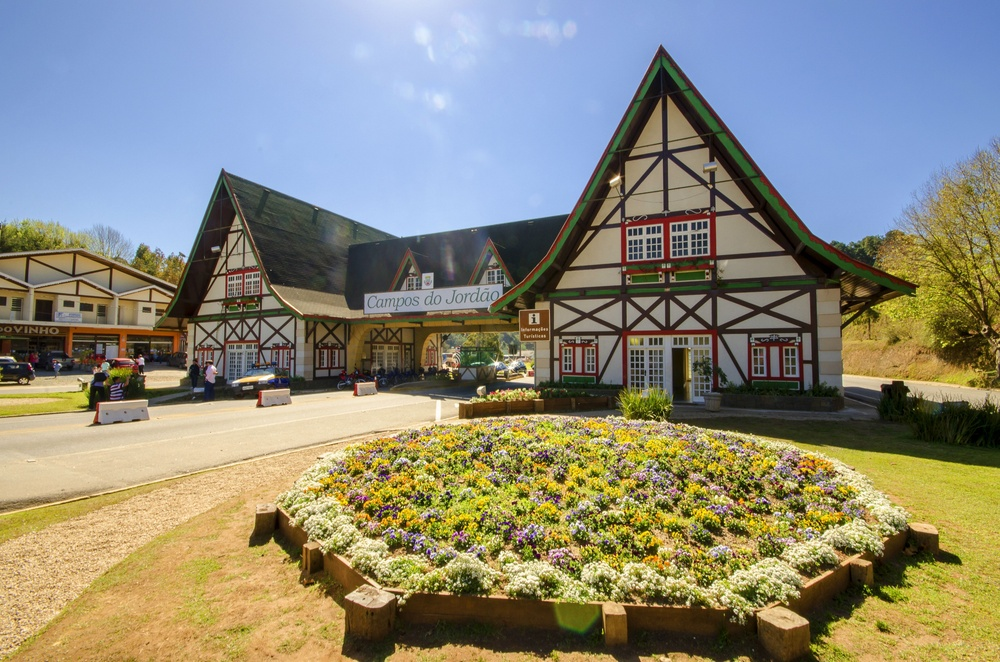
#> input picture exercicio4/input.jpg, 1000 x 662 px, shrunk from 4928 x 3264 before the run
$ python fft.py   (Python 2 division)   (older library calls are emulated)
#> lines starting #> are read from the running program, lines starting #| are printed output that depends on the picture
#!/usr/bin/python

from PIL import Image
from numpy.fft import rfft2, irfft2
import numpy as np

def save_dims(ft, low, high, name):
	ft2 = np.zeros_like(ft)
	# copy the frequencies from low to high but all others stay zero.
	ft2[low:high, low:high] = ft[low:high, low:high]
	save(ft2, name)

def save(ft, name):
	rft = irfft2(ft)
	img = Image.fromarray(rft)
	img = img.convert('L')
	img.save(name)

def main():
	# Convert input into grayscale and save.
	img = Image.open("input.jpg")
#> img is the input picture: PIL image 1000x662 RGB; mean R, G, B 139, 137.2, 121.5
	img = img.convert('L')
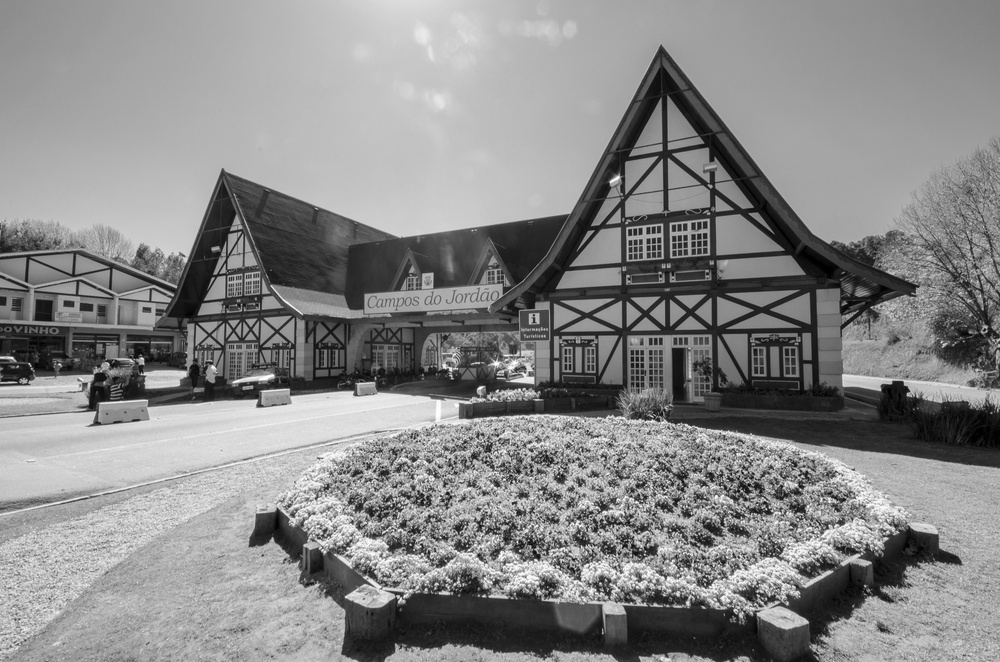
#> img: PIL image 1000x662 L; min 0, max 254, mean 136
	img.save('input_gray.png')
	# Do Fourier Transform on image.
	ft = rfft2(img)
	# Take only zeroth frequency and do Inverse FT and save.
	save_dims(ft, 0, 1, 'output_0.png')
#> in save, `img = Image.fromarray(rft)`: img: PIL image 1000x662 F; every value is 136
#> in save, `img = img.convert('L')`: img: PIL image 1000x662 L; every value is 135
	# Take first two frequencies in both directions.
	save_dims(ft, 0, 2, 'output_1.png')
#> call 2 of save, with ft = array of shape (662, 501), name = 'output_1.png'
#> in save (call 2), `img = Image.fromarray(rft)`:
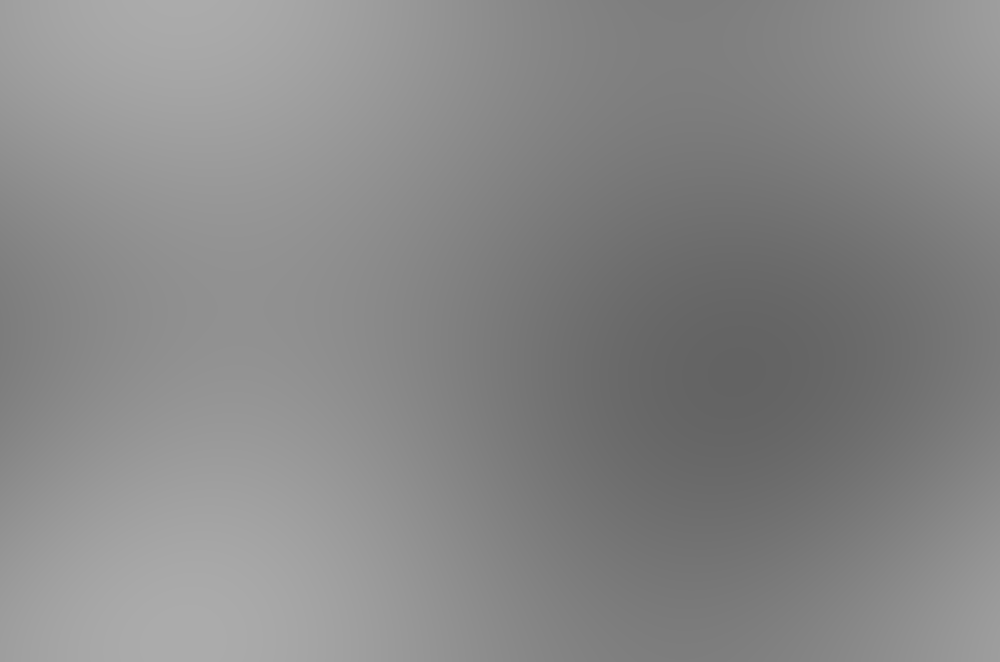
#> img: PIL image 1000x662 F; min 99.6, max 171.9, mean 136
	save_dims(ft, 0, 3, 'output_2.png')
#> call 3 of save, with ft = array of shape (662, 501), name = 'output_2.png'
#> in save (call 3), `img = Image.fromarray(rft)`:
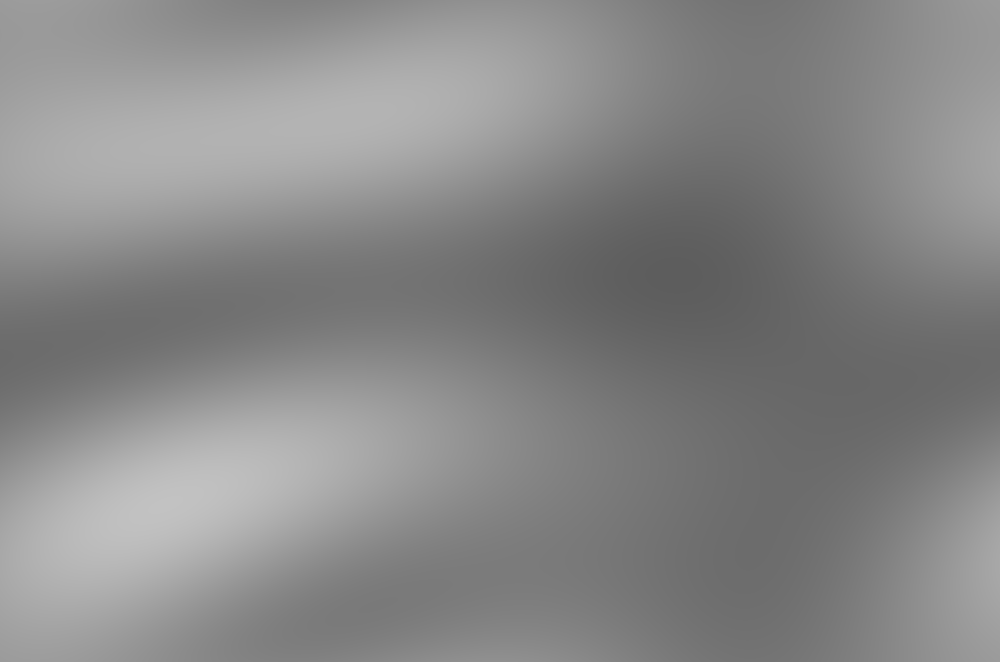
#> img: PIL image 1000x662 F; min 93.36, max 194.3, mean 136
	# Take first 50% of frequencies.
	x = min(ft.shape)
#> x = 501
	save_dims(ft, 0, x/2, 'output_50p.png')
#> call 4 of save, with ft = array of shape (662, 501), name = 'output_50p.png'
#> in save (call 4), `img = Image.fromarray(rft)`:
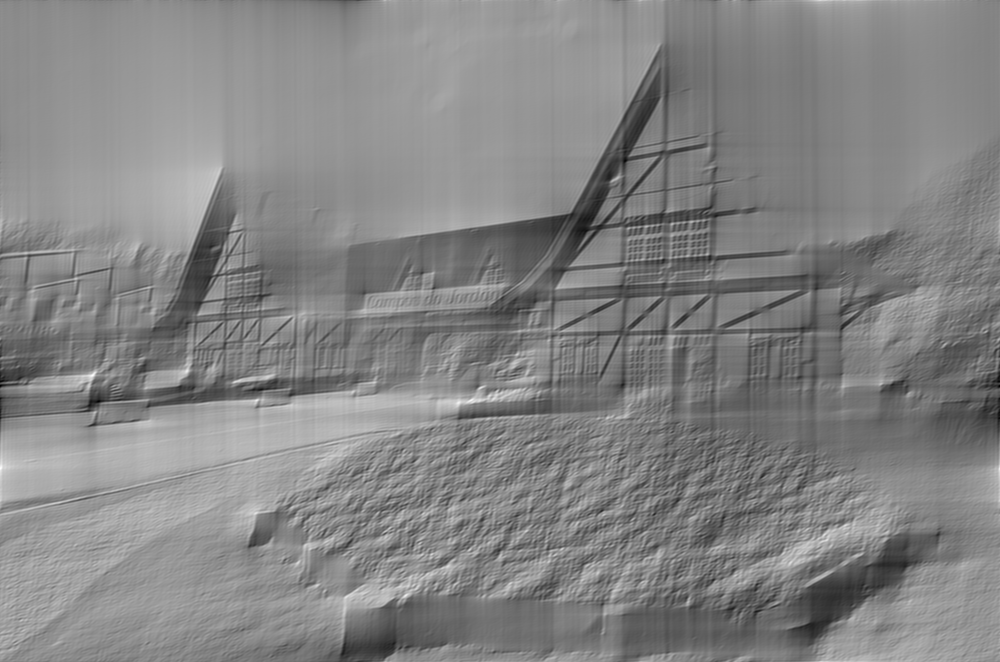
#> img: PIL image 1000x662 F; min -66.1, max 323, mean 136; drawn with min black and max white
#> in save (call 4), `img = img.convert('L')`:
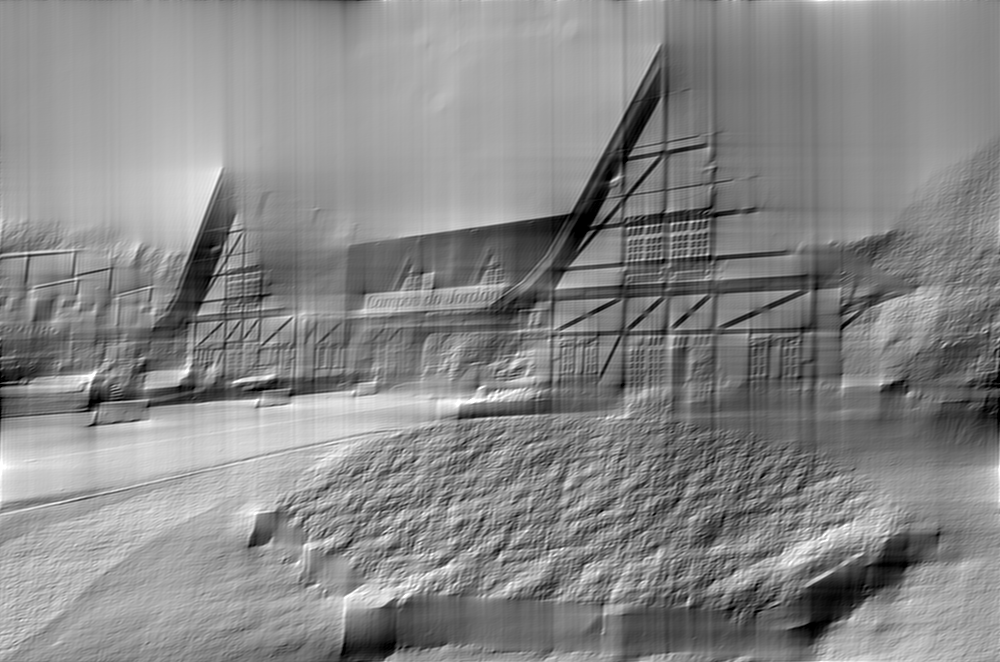
#> img: PIL image 1000x662 L; min 0, max 255, mean 135.5

def generateGif():
	''' Generates images to be later converted to a gif.
	This requires ImageMagick:
	convert -delay 100 -loop 0 output_*.png animation.gif
	'''
	# Requires images2gif from code.google.com/p/visvis/source/browse/vvmovie/images2gif.py
	# from images2gif import writeGif

	img = Image.open('input.jpg')
	img = img.convert('L')
	# Resize image before any calculation.
	size = (640,480)
	img.thumbnail(size, Image.ANTIALIAS)
#> img: PIL image 640x424 L
	ft = rfft2(img)
	print max(ft.shape)
#| 424
	images = []
	for x in range(0, max(ft.shape)):
		ft2 = np.zeros_like(ft)
		ft2[0:x, 0:x] = ft[0:x,0:x]
		rft = irfft2(ft2)
		img_out = Image.fromarray(rft).convert('L')
		fname = 'animation/output_%05d.jpg' %(x, )
		img_out.save(fname, quality=60, optimize=True)
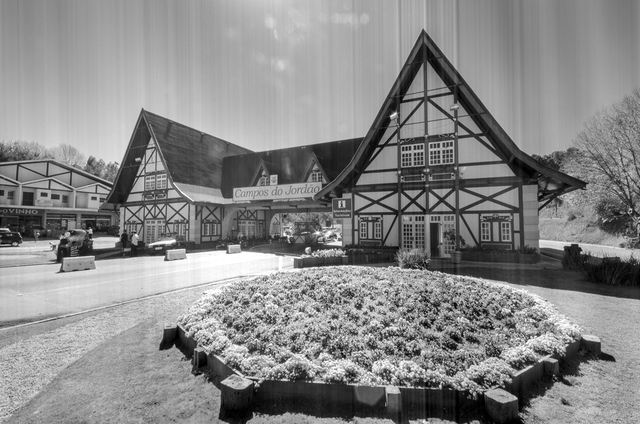
#> img_out: PIL image 640x424 L; min 0, max 255, mean 135.5
#> rft: shape (424, 640) float64

	#writeGif('animation.gif', images, duration=0.2)

if __name__=='__main__':
	main()
	generateGif()
